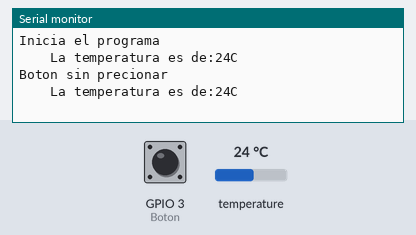
A sketch run on a simulated ESP32. Shown: the last lines printed to the serial monitor. The test bench sets the inputs (shaded band); at power-on: temperature 24 °C, GPIO 3 (Boton) LOW.

Above: at 7.5 s.
7.6 s: temperature set to 12 °C
At 12.1 s:
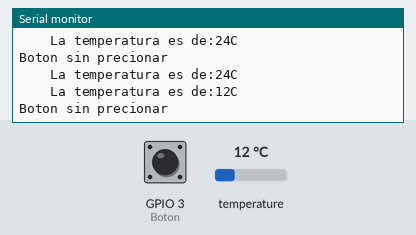
12.2 s: temperature set to 19 °C
At 13.4 s:
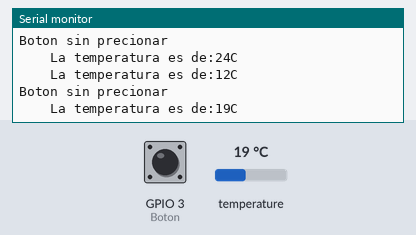
16.8 s: GPIO 3 (Boton) pulled HIGH for 3 s
At 18.6 s:
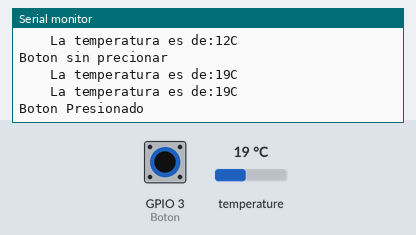
Timing chart, 0 to 20.1 s (numbered marks = the images above; inputs shaded):
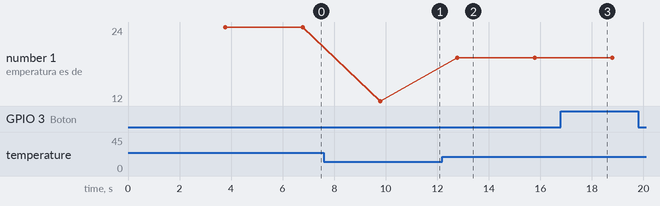

The sketch:

Practica1__parte_2_Bimestre_III.ino
```cpp
 /*
 * Fundacion Kinal
 * Centro educativo tecnico laboral Kinal
 * Electronica
 * Grado: Quinto
 * Sección: A
 * Curso: Taller de electronica digital y reparación de computadoras I
 * Nombre: Juan Manuel Sebastián Ixen Coy
 * Carnet: 2019519
 * Proyecto: Practica 1, parte 2
*/
#include <Ticker.h>
#include <OneWire.h>
#include <DallasTemperature.h>

#define Boton 3

volatile static bool Estado_Sensor;

void IRS_Boton();
void IRS_Temperatura();
void Actualizar();

Ticker IRS_Accion_Sensor    (IRS_Temperatura, 3000);
Ticker IRS_Accion_Boton(IRS_Boton, 6000);
OneWire ourWire(2);
DallasTemperature Sensor(&ourWire);

void setup()
{
  Serial.begin(9600);
  Sensor.begin();
  pinMode(Boton, INPUT);
  IRS_Accion_Sensor.start();
  IRS_Accion_Boton.start();
  Serial.println("Inicia el programa");
}
void loop()
{
 Actualizar();
}
void IRS_Boton(){
  Estado_Sensor = digitalRead(Boton);
  if(Estado_Sensor == HIGH)
{
  Serial.println("Boton Presionado");
}
  if(Estado_Sensor == LOW)
{
  Serial.println("Boton sin precionar");
}
}
void Actualizar()
{
 IRS_Accion_Sensor.update();
 IRS_Accion_Boton.update();
}
void IRS_Temperatura()
{
  Sensor.requestTemperatures();
  int Temperatura_C = Sensor.getTempCByIndex(0);
  Serial.print("    ");
  Serial.print("La temperatura es de:");
  Serial.print(Temperatura_C);
  Serial.print("C");
  Serial.println("     ");
}
```

Measured:
- after the input at 7.6 s, the serial monitor: prints a new line after 2.2 s (image 1)
- after the input at 12.2 s, the serial monitor: prints a new line after 0.58 s (image 2)
- after the input at 16.8 s, the serial monitor: prints a new line after 1.2 s (image 3)
- plotted number 1: 24 → 12 after the input at 7.6 s, 12 → 19 after the input at 12.2 s
